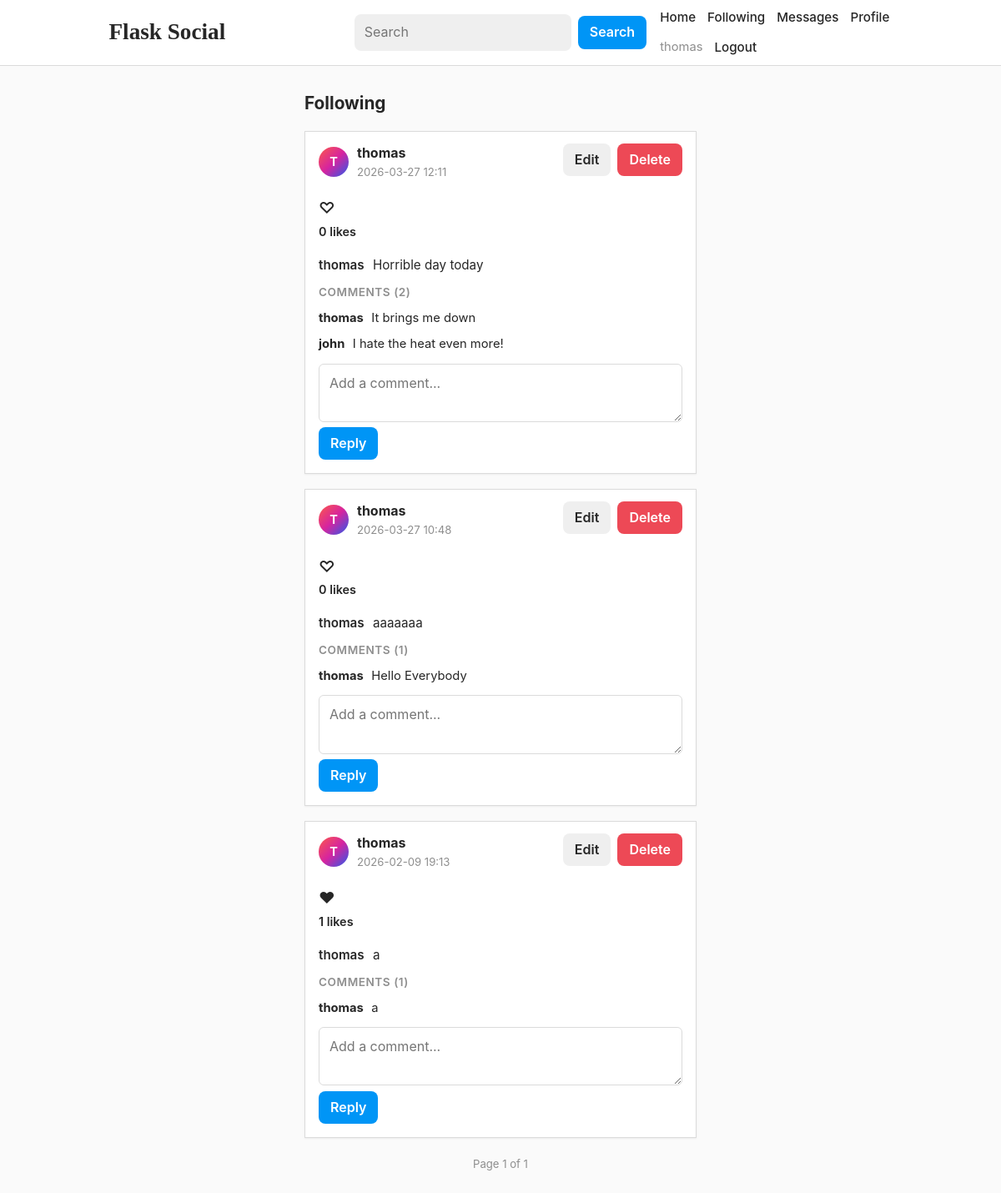
/following (signed in), run on the app's committed database.
### app/models.py (models this page shows, shortened)
class User(UserMixin, db.Model):
    id = db.Column(db.Integer, primary_key=True)
    username = db.Column(db.String(32), unique=True, index=True, nullable=False)
    email = db.Column(db.String(120), unique=True, index=True, nullable=False)
    password_hash = db.Column(db.String(256), nullable=False)
    bio = db.Column(db.String(280), default="")
    created_at = db.Column(db.DateTime, default=datetime.utcnow)
    posts = db.relationship(
        "Post",
        back_populates="author",
        cascade="all, delete-orphan",
        lazy="dynamic",
    )
    followed = db.relationship(
        "User",
        secondary=followers,
        primaryjoin=(followers.c.follower_id == id),
        secondaryjoin=(followers.c.followed_id == id),
        backref=db.backref("followers", lazy="dynamic"),
        lazy="dynamic",
    )
    likes = db.relationship("Like", backref="user", cascade="all, delete-orphan", lazy="dynamic")
    comments = db.relationship("Comment", backref="author", cascade="all, delete-orphan", lazy="dynamic")
    def has_liked(self, post) -> bool:
        return Like.query.filter_by(user_id=self.id, post_id=post.id).first() is not None
    sent_messages = db.relationship(
        "Message",
        foreign_keys="Message.sender_id",
        backref="sender",
        lazy="dynamic",
        cascade="all, delete-orphan",
    )
    received_messages = db.relationship(
        "Message",
        foreign_keys="Message.recipient_id",
        backref="recipient",
        lazy="dynamic",
        cascade="all, delete-orphan",
    )
    points = db.Column(db.Integer, default=0, nullable=False)

class Post(db.Model):
    id = db.Column(db.Integer, primary_key=True)
    body = db.Column(db.String(280), nullable=False)
    timestamp = db.Column(db.DateTime, default=datetime.utcnow, index=True)
    user_id = db.Column(db.Integer, db.ForeignKey("user.id"), nullable=False)
    author = db.relationship("User", back_populates="posts")
    likes = db.relationship("Like", backref="post", cascade="all, delete-orphan", lazy="dynamic")
    comments = db.relationship("Comment", backref="post", cascade="all, delete-orphan", lazy="dynamic")
    image_filename = db.Column(db.String(255), nullable=True)
    def like_count(self) -> int:
        return self.likes.count()

class Comment(db.Model):
    id = db.Column(db.Integer, primary_key=True)
    body = db.Column(db.String(280), nullable=False)
    created_at = db.Column(db.DateTime, default=datetime.utcnow, index=True)
    user_id = db.Column(db.Integer, db.ForeignKey("user.id"), nullable=False)
    post_id = db.Column(db.Integer, db.ForeignKey("post.id"), nullable=False)

### app/main/routes.py (the view)
@bp.route("/following")
@login_required
def following_feed():
    page = request.args.get("page", 1, type=int)
    followed_ids = [u.id for u in current_user.followed.all()] + [current_user.id]
    pagination = (
        Post.query.filter(Post.user_id.in_(followed_ids))
        .order_by(Post.timestamp.desc())
        .paginate(page=page, per_page=POSTS_PER_PAGE, error_out=False)
    )
    posts = pagination.items
    return render_template(
        "main/following_feed.html",
        posts=posts,
        pagination=pagination,
        Comment=Comment,
    )

### app/templates/main/following_feed.html (shortened to what this page needs)
{% extends "base.html" %}
{% block content %}
  <div class="feed-container">
    <h1 class="page-title">Following</h1>
    {% if posts %}
      {% for post in posts %}
        <div class="card">
          <div class="card-header">
            <div class="post-user">
              <div class="avatar">{{ post.author.username[0]|upper }}</div>
              <div class="post-user-meta">
                <strong>
                  <a href="{{ url_for('main.profile', username=post.author.username) }}">
                    {{ post.author.username }}
                  </a>
                </strong>
                <div class="card-meta">{{ post.timestamp.strftime('%Y-%m-%d %H:%M') }}</div>
              </div>
            </div>
            {% if current_user.is_authenticated and post.author.id == current_user.id %}
              <div class="inline-actions">
                <a class="button button-secondary" href="{{ url_for('main.edit_post', post_id=post.id) }}">Edit</a>
                <form method="post"
                      action="{{ url_for('main.delete_post', post_id=post.id) }}"
                      onsubmit="return confirm('Delete this post?');">
                  <button type="submit" class="button-danger">Delete</button>
                </form>
              </div>
            {% endif %}
          </div>
          <div class="icon-actions">
            {% if current_user.is_authenticated %}
              {% if current_user.has_liked(post) %}
                <form method="post" action="{{ url_for('main.unlike_post', post_id=post.id) }}">
                  <button type="submit" class="icon-btn">♥</button>
                </form>
              {% else %}
                <form method="post" action="{{ url_for('main.like_post', post_id=post.id) }}">
                  <button type="submit" class="icon-btn">♡</button>
                </form>
              {% endif %}
            {% endif %}
          </div>
          <div class="like-count">{{ post.like_count() }} likes</div>
          <div class="post-caption">
            <span class="caption-user">{{ post.author.username }}</span>
            <span class="caption-text">{{ post.body }}</span>
          </div>
          <div class="comments-box">
            <div class="comments-title">
              Comments ({{ post.comments.count() }})
            </div>
            {% for c in post.comments.order_by(Comment.created_at.asc()).all() %}
              <div class="comment-item">
                <strong>
                  <a href="{{ url_for('main.profile', username=c.author.username) }}">
                    {{ c.author.username }}
                  </a>
                </strong>
                <span class="comment-body">{{ c.body }}</span>
              </div>
            {% endfor %}
            {% if current_user.is_authenticated %}
              <form method="post"
                    action="{{ url_for('main.add_comment', post_id=post.id) }}"
                    class="comment-form">
                <textarea
                  name="body"
                  rows="2"
                  maxlength="280"
                  required
                  placeholder="Add a comment..."></textarea>
                <button type="submit">Reply</button>
              </form>
            {% endif %}
</div>
        </div>
      {% endfor %}
      {% if pagination %}
        <div class="pagination">
          <span class="card-meta">Page {{ pagination.page }} of {{ pagination.pages if pagination.pages > 0 else 1 }}</span>
        </div>
      {% endif %}
    {% else %}
      <div class="empty-state">No posts from followed users.</div>
    {% endif %}
  </div>
{% endblock %}

### app/templates/base.html (shortened to what this page needs)
<!doctype html>
<html lang="en">
<head>
  <link rel="stylesheet" href="{{ url_for('static', filename='css/styles.css') }}">
</head>
<body>
  <header class="topbar">
    <div class="topbar-inner">
      <div class="nav-left">
        <a class="brand" href="{{ url_for('main.index') }}">Flask Social</a>
      </div>
      <div class="nav-center">
        <form method="get" action="{{ url_for('main.search') }}" class="search-form">
          <input type="text" name="q" placeholder="Search">
          <button type="submit">Search</button>
        </form>
      </div>
      <div class="nav-right">
        <a class="nav-link" href="{{ url_for('main.index') }}">Home</a>
        {% if current_user.is_authenticated %}
          <a class="nav-link" href="{{ url_for('main.following_feed') }}">Following</a>
          <a class="nav-link" href="{{ url_for('main.inbox') }}">Messages</a>
          <a class="nav-link" href="{{ url_for('main.profile', username=current_user.username) }}">Profile</a>
          <span class="user-badge">{{ current_user.username }}</span>
          <a class="nav-link" href="{{ url_for('auth.logout') }}">Logout</a>
        {% else %}
          <a class="nav-link" href="{{ url_for('auth.login') }}">Login</a>
          <a class="nav-link" href="{{ url_for('auth.register') }}">Register</a>
        {% endif %}
      </div>
    </div>
  </header>
  <main class="container">
    {% block content %}{% endblock %}
  </main>
</body>
</html>

### app/static/css/styles.css (style rules this page uses)
:root { --bg: #fafafa; --surface: #ffffff; --border: #dbdbdb; --text: #262626; --muted: #8e8e8e; --primary: #0095f6; --primary-hover: #1877f2; --danger: #ed4956; --shadow: 0 1px 2px rgba(0, 0, 0, 0.06); --font: -apple-system, BlinkMacSystemFont, "Segoe UI", Roboto, Helvetica, Arial, sans-serif; --max-width: 975px; --feed-width: 470px; }
* { box-sizing: border-box; }
html, body { margin: 0; padding: 0; background: var(--bg); color: var(--text); font-family: var(--font); }
body { line-height: 1.45; }
a { color: var(--text); text-decoration: none; }
.topbar { position: sticky; top: 0; z-index: 30; background: var(--surface); border-bottom: 1px solid var(--border); }
.topbar-inner { max-width: var(--max-width); margin: 0 auto; padding: 10px 18px; display: grid; grid-template-columns: 1fr auto 1fr; align-items: center; gap: 16px; }
.nav-left { justify-self: start; display: flex; align-items: center; gap: 14px; flex-wrap: wrap; }
.nav-center { justify-self: center; }
.nav-right { justify-self: end; display: flex; align-items: center; gap: 14px; flex-wrap: wrap; }
.brand { font-size: 1.7rem; font-weight: 700; font-family: "Segoe Script", "Brush Script MT", cursive; color: var(--text); }
.nav-link { font-size: 0.95rem; font-weight: 500; color: var(--text); }
.user-badge { font-size: 0.92rem; color: var(--muted); }
.search-form { display: flex; align-items: center; gap: 8px; }
.search-form input[type="text"] { width: 260px; background: #efefef; border: none; border-radius: 8px; padding: 10px 12px; font: inherit; }
.container { max-width: 1000px; margin: 0 auto; padding: 30px 20px 40px; }
.feed-container { max-width: var(--feed-width); margin: 0 auto; }
.page-title { font-size: 1.3rem; font-weight: 700; margin: 0 0 18px; }
.card, .profile-header { background: var(--surface); border: 1px solid var(--border); box-shadow: var(--shadow); }
.card { margin-bottom: 18px; overflow: hidden; }
.card-header { padding: 14px 16px 10px; display: flex; justify-content: space-between; align-items: flex-start; gap: 12px; }
.post-user { display: flex; align-items: center; gap: 10px; }
.post-user-meta { display: flex; flex-direction: column; }
.card-meta { color: var(--muted); font-size: 0.82rem; margin-top: 2px; }
.avatar { width: 36px; height: 36px; border-radius: 50%; background: linear-gradient(135deg, #fd5949, #d6249f, #285AEB); color: white; display: inline-flex; align-items: center; justify-content: center; font-weight: 700; font-size: 0.9rem; flex-shrink: 0; }
.inline-actions { display: flex; align-items: center; gap: 8px; flex-wrap: wrap; }
.icon-actions { display: flex; align-items: center; gap: 14px; padding: 10px 16px 4px; }
.icon-btn { background: none; border: none; padding: 0; color: var(--text); font-size: 1.2rem; cursor: pointer; }
.like-count { padding: 0 16px 8px; font-size: 0.9rem; font-weight: 600; }
.comments-box { padding: 0 16px 16px; }
.comment-item { margin-top: 10px; font-size: 0.92rem; }
.comment-body { white-space: pre-wrap; word-break: break-word; margin-top: 2px; }
.comment-form { margin-top: 12px; }
.comment-form textarea { min-height: 70px; }
form { margin: 0; }
input[type="text"], input[type="email"], input[type="password"], textarea, select { width: 100%; padding: 11px 12px; border: 1px solid var(--border); border-radius: 6px; font: inherit; background: #fff; color: var(--text); }
textarea { resize: vertical; min-height: 96px; }
button, .button { display: inline-flex; align-items: center; justify-content: center; border: none; border-radius: 8px; padding: 8px 14px; background: var(--primary); color: #fff; font: inherit; font-weight: 600; cursor: pointer; }
.button-secondary { background: #efefef; color: var(--text); }
.button-danger { background: var(--danger); color: #fff; }
.pagination { display: flex; align-items: center; gap: 10px; justify-content: center; margin-top: 20px; }
.post-caption { padding: 10px 16px 12px; font-size: 0.95rem; line-height: 1.45; }
.caption-user { font-weight: 600; margin-right: 6px; }
.caption-text { color: var(--text); }
.comments-title { font-size: 0.85rem; font-weight: 600; color: var(--muted); margin-bottom: 8px; text-transform: uppercase; letter-spacing: 0.04em; }
.comment-item { margin-bottom: 6px; }
.comment-body { margin-left: 6px; }

### data on the page
User: username "thomas"
Post: author "T", author.username "thomas", timestamp "2026-03-27 12:11", like_count "0", body "Horrible day today", comments.count "2"
Comment: author.username "thomas", body "It brings me down"
Comment: author.username "john", body "I hate the heat even more!"
Post: author "T", author.username "thomas", timestamp "2026-03-27 10:48", like_count "0", body "aaaaaaa", comments.count "1"
Comment: author.username "thomas", body "Hello Everybody"
Post: author "T", author.username "thomas", timestamp "2026-02-09 19:13", like_count "1", body "a", comments.count "1"
Comment: author.username "thomas", body "a"

### other printed values
{{ pagination.page }} "1"
{{ pagination.pages if pagination.pages > 0 else 1 }} "1"
